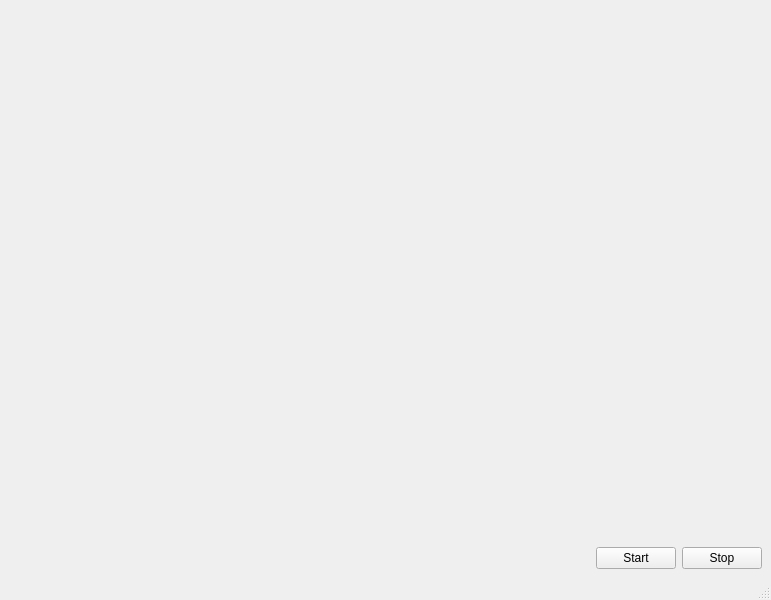
<?xml version="1.0" encoding="UTF-8"?>
<ui version="4.0">
 <class>MainWindow</class>
 <widget class="QMainWindow" name="MainWindow">
  <property name="geometry">
   <rect>
    <x>0</x>
    <y>0</y>
    <width>771</width>
    <height>600</height>
   </rect>
  </property>
  <property name="windowTitle">
   <string>MainWindow</string>
  </property>
  <widget class="QWidget" name="centralwidget">
   <layout class="QVBoxLayout" name="verticalLayout">
    <item>
     <widget class="MatplotlibWidget" name="widget" native="true">
      <property name="sizePolicy">
       <sizepolicy hsizetype="Expanding" vsizetype="Expanding">
        <horstretch>0</horstretch>
        <verstretch>0</verstretch>
       </sizepolicy>
      </property>
     </widget>
    </item>
    <item>
     <layout class="QHBoxLayout" name="horizontalLayout">
      <item>
       <spacer name="horizontalSpacer">
        <property name="orientation">
         <enum>Qt::Horizontal</enum>
        </property>
        <property name="sizeHint" stdset="0">
         <size>
          <width>40</width>
          <height>20</height>
         </size>
        </property>
       </spacer>
      </item>
      <item>
       <widget class="QPushButton" name="pushButton">
        <property name="text">
         <string>Start</string>
        </property>
       </widget>
      </item>
      <item>
       <widget class="QPushButton" name="pushButton_2">
        <property name="text">
         <string>Stop</string>
        </property>
       </widget>
      </item>
     </layout>
    </item>
   </layout>
  </widget>
  <widget class="QMenuBar" name="menubar">
   <property name="geometry">
    <rect>
     <x>0</x>
     <y>0</y>
     <width>771</width>
     <height>26</height>
    </rect>
   </property>
  </widget>
  <widget class="QStatusBar" name="statusbar"/>
 </widget>
 <customwidgets>
  <customwidget>
   <class>MatplotlibWidget</class>
   <extends>QWidget</extends>
   <header>matplotlibwidget.py</header>
   <container>1</container>
  </customwidget>
 </customwidgets>
 <resources/>
 <connections/>
</ui>
